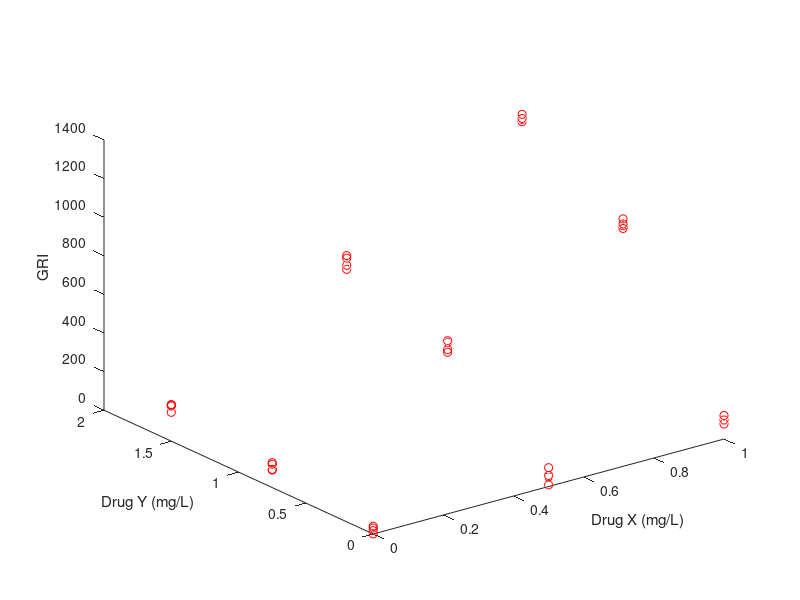

Write the MATLAB code that produced this figure. (Note: this script raises an error after producing the figure.)
%% generates synthetic tox/efficacy data then fits it and generates graphs

%% clear all, close all
clear all
close all

Xname = 'Drug X (mg/L)';  % for graph labeling
Yname = 'Drug Y (mg/L)';  % for graph labeling

%% generate synthetic mouse exposure/efficacy data from 'truth model(s)'
% all exposures are assumed to be HUMAN free fraction for interspecies
% translation. Please see manuscript for how to do this correction.

XPK_mouse = [0 0 0.5 0.5 1  1]; % Y PK exposure for mouse groups (all the same because we can't collect PK from individual mice)
YPK_mouse = [0 0  0.75 0.75 1.5 1.5]; % Y PK exposure for mouse groups (all the same because we can't collect PK from individual mice)

[Xm,Ym] = meshgrid(XPK_mouse,YPK_mouse);
Xm = reshape(Xm,[],1);
Ym = reshape(Ym,[],1);

X_PK_eff = @(slope,X)slope*X;  % PK/efficacy function for drug X in terms of GRI
Y_PK_eff = @(Emax,EC50,Y)Emax*Y./(EC50+Y); % PK/efficacy function for drug Y in terms of GRI

Xslope = 100; % slope of GRI in drug X as single agent
YEmax = 300; % max GRI for drug Y
YEC50 = 1; % EC50 of efficacy of drug Y as single agent
GRInoise = 20; % sd of error in GRI observations
beta = .05; % synergy term

XY_PK_eff = @(Xslope,YEmax,YEC50,beta,x,y)...  % the combo efficacy equals...
	X_PK_eff(Xslope,x) + Y_PK_eff(YEmax,YEC50,y) + ... % sum of single agent effects
	beta*X_PK_eff(Xslope,x).*Y_PK_eff(YEmax,YEC50,y); % interaction term

GRIdata = XY_PK_eff(Xslope,YEmax,YEC50,beta,Xm,Ym)+GRInoise*randn(size(Xm));
figure; plot3(Xm,Ym,GRIdata,'ro'); xlabel(Xname);ylabel(Yname);zlabel('GRI');

%% now fit a surface to the efficacy data

fitobj = fit([Xm,Ym],GRIdata,XY_PK_eff,...
	'Lower',[0 0 0 -Inf],...  % make sure you let beta go negative if it wants to!
	'StartPoint',[50 100 3 0])

[XXm,YYm] = meshgrid(linspace(0,max(Xm),10),linspace(0,max(Ym),10));
figure; surf(XXm,YYm,fitobj(XXm,YYm));
colorbar
colormap jet

%% generate exposure/safety data in humans
% once again all concentrations are assumed to be in free fraction in human
% blood
Nh = 50; % number of humans in each of the 3 trials (single agent X, SA Y, and combox3)
% note we are assumign uniform sampling in concentration space, but this is not realistic if there is any overlapping efficacy
XAUC = [zeros(Nh,1);2*rand(Nh,1);2*rand(3*Nh,1)]; % exposure of drug X in each patient
YAUC = [3*rand(Nh,1);zeros(Nh,1);3*rand(3*Nh,1)]; % exposure of Y in each patient

igood = find(XAUC+2*YAUC < 3);
XAUC = XAUC(igood); YAUC = YAUC(igood);

b = -4; % Y intercept in logit (p(DLT)) space
mx = 3; % slope of X in logit(p(DLT))
my = 4; % slope of Y in logit(p(DLT))
alpa = 1; % intereaction term for tox

logit_tox = b + mx*XAUC + my*YAUC + alpa*XAUC.*YAUC;
p_tox = 1./(1+exp(-logit_tox)); % probability of tox of each patient
DLT = rand(size(p_tox)) < p_tox; % whether or not each patient had a DLT


%% plot tox unidimensionally ALL SUBJECTS
% if matlab throws an error below, that means either all subjects had DLT's or all subjects didn't
% have DLT's. Just run the section above again, and hopefully the random
% data will include both DLT and non-DLT patients. 

scale = 'loglin';
figure
PTOX = 0.25; % probability threshold to consider as max tolerated exposure
subplot(1,2,1);unilogifit(XAUC(YAUC==0),DLT(YAUC==0),scale,PTOX); xlabel(Xname);
subplot(1,2,2);unilogifit(YAUC(XAUC==0),DLT(XAUC==0),scale,PTOX); xlabel(Yname);

%% "clean" the data set of NaNs
Igood = ~isnan(DLT.*XAUC.*YAUC);
XX = XAUC(Igood); 
YY = YAUC(Igood); 
DLT = DLT(Igood);

%% Plot  clean data set in 2d

figure
clear h
h(1) = plot(XX(DLT==0),YY(DLT==0),'go','MarkerFaceColor','g'); hold on;
h(2) =  plot(XX(DLT==1),YY(DLT==1),'ro','MarkerFaceColor','r');

xlabel(Xname);
ylabel(Yname);
legend(h,{'no DLT','DLT'});
grid on

%% now we fit a Loewe-like model to the data and boostrap
Nboot = 2500; % number of bootstraps to run

[abest_loewe,aboot_loewe,figs_loewe] = fit_loewe_combo_tox_data2(YY,XX,DLT,0.25,Nboot,Yname,Xname,0);
C = aboot_loewe.MTE_curve;
%save(sprintf('Loewe_MTE_%s.mat',titlestr),'C');

%set(gca,'Ylim',[-.5 18]/1000,'Xlim',[-100 4500]/1000)
grid on

% make a table summarising the bootstrapping results
if Nboot > 0
    quants = [0.05 0.5 0.95];
    bootq = quantile(aboot_loewe.bboot',quants)';
    bootresults = table(abest_loewe.bbest,bootq(:,2),bootq(:,1),bootq(:,3),...
        'VariableNames',{'bestfit','boot_median','CI90_lo','CI90_hi'},...
        'RowNames',{'b','mx','my','alpha'})
    %writetable(bootresults,'loewe_params.xlsx','WriteRowNames',1);
end


%% now we overlay efficacy onto MTE curve derived above and slice through using polar coordinates
XXX = C(1,2:end)'; % X coordinates of MTE curve
YYY = C(2,2:end)'; % Y coordinates of MTE curve

figure;
surf(XXm,YYm,fitobj(XXm,YYm));
colorbar
colormap jet
hold on; 
ZZZ = fitobj(XXX,YYY); 
ibest = find(ZZZ==max(ZZZ));  Zbest = fitobj(XXX(ibest),YYY(ibest));
plot3(XXX,YYY,ZZZ,'m-','LineWidth',3); xlabel(Xname); ylabel(Yname); zlabel('GRI');
plot(XXX,YYY,'m-');
plot(XXX(ibest),YYY(ibest),'mp','MarkerFaceColor','m');
stem3(XXX(ibest),YYY(ibest),ZZZ(ibest),'mp','MarkerFaceColor','m');
alpha 0.5 % make surface semi-transparent


% now the slice thing
theta = atan(YYY./XXX);
figure; 
subplot(4,1,1:2);
plot(theta,ZZZ,'m-','LineWidth',3); ylabel('GRI');  grid on; hold on
plot(theta(ibest),ZZZ(ibest),'mp','MarkerFaceColor','m','MarkerSize',10);
title('optimal exposure combination');
subplot(4,1,3); 
area(theta,XXX,'FaceColor','c'); ylabel(Xname); hold on
plot(theta(ibest),XXX(ibest),'mp','MarkerFaceColor','m'); 
text(theta(ibest),XXX(ibest),[' ' num2str(XXX(ibest)) Xname],'color','m');
subplot(4,1,4);
area(theta,YYY,'FaceColor','c'); ylabel(Yname); hold on
plot(theta(ibest),YYY(ibest),'mp','MarkerFaceColor','m'); 
text(theta(ibest),YYY(ibest),[' ' num2str(YYY(ibest)) Yname],'color','m');
xlabel('\theta=tan^{-1}([Y]/[X])');
% the magenta star is optimal tolerated exposure combination


